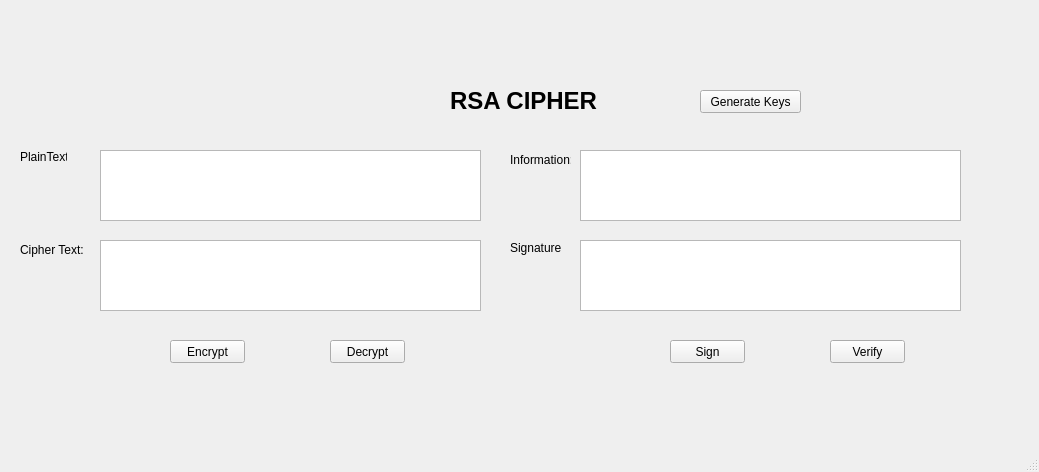
<?xml version="1.0" encoding="UTF-8"?>
<ui version="4.0">
 <class>MainWindow</class>
 <widget class="QMainWindow" name="MainWindow">
  <property name="geometry">
   <rect>
    <x>0</x>
    <y>0</y>
    <width>1039</width>
    <height>472</height>
   </rect>
  </property>
  <property name="windowTitle">
   <string>MainWindow</string>
  </property>
  <widget class="QWidget" name="centralwidget">
   <widget class="QLabel" name="label">
    <property name="geometry">
     <rect>
      <x>450</x>
      <y>70</y>
      <width>151</width>
      <height>61</height>
     </rect>
    </property>
    <property name="font">
     <font>
      <pointsize>18</pointsize>
      <weight>75</weight>
      <bold>true</bold>
     </font>
    </property>
    <property name="text">
     <string>RSA CIPHER</string>
    </property>
   </widget>
   <widget class="QLabel" name="label_2">
    <property name="geometry">
     <rect>
      <x>20</x>
      <y>150</y>
      <width>47</width>
      <height>13</height>
     </rect>
    </property>
    <property name="text">
     <string>PlainText:</string>
    </property>
   </widget>
   <widget class="QLabel" name="label_3">
    <property name="geometry">
     <rect>
      <x>20</x>
      <y>240</y>
      <width>71</width>
      <height>20</height>
     </rect>
    </property>
    <property name="text">
     <string>Cipher Text:</string>
    </property>
   </widget>
   <widget class="QLabel" name="label_4">
    <property name="geometry">
     <rect>
      <x>510</x>
      <y>150</y>
      <width>61</width>
      <height>20</height>
     </rect>
    </property>
    <property name="text">
     <string>Information:</string>
    </property>
   </widget>
   <widget class="QLabel" name="label_5">
    <property name="geometry">
     <rect>
      <x>510</x>
      <y>240</y>
      <width>51</width>
      <height>16</height>
     </rect>
    </property>
    <property name="text">
     <string>Signature:</string>
    </property>
   </widget>
   <widget class="QPushButton" name="btnEn">
    <property name="geometry">
     <rect>
      <x>170</x>
      <y>340</y>
      <width>75</width>
      <height>23</height>
     </rect>
    </property>
    <property name="text">
     <string>Encrypt</string>
    </property>
   </widget>
   <widget class="QPushButton" name="btnDe">
    <property name="geometry">
     <rect>
      <x>330</x>
      <y>340</y>
      <width>75</width>
      <height>23</height>
     </rect>
    </property>
    <property name="text">
     <string>Decrypt</string>
    </property>
   </widget>
   <widget class="QPushButton" name="btnSign">
    <property name="geometry">
     <rect>
      <x>670</x>
      <y>340</y>
      <width>75</width>
      <height>23</height>
     </rect>
    </property>
    <property name="text">
     <string>Sign</string>
    </property>
   </widget>
   <widget class="QPushButton" name="btnVerify">
    <property name="geometry">
     <rect>
      <x>830</x>
      <y>340</y>
      <width>75</width>
      <height>23</height>
     </rect>
    </property>
    <property name="text">
     <string>Verify</string>
    </property>
   </widget>
   <widget class="QPushButton" name="btnKeys">
    <property name="geometry">
     <rect>
      <x>700</x>
      <y>90</y>
      <width>101</width>
      <height>23</height>
     </rect>
    </property>
    <property name="text">
     <string>Generate Keys</string>
    </property>
   </widget>
   <widget class="QTextEdit" name="plaintxt">
    <property name="geometry">
     <rect>
      <x>100</x>
      <y>150</y>
      <width>381</width>
      <height>71</height>
     </rect>
    </property>
   </widget>
   <widget class="QTextEdit" name="ciphertxt">
    <property name="geometry">
     <rect>
      <x>100</x>
      <y>240</y>
      <width>381</width>
      <height>71</height>
     </rect>
    </property>
   </widget>
   <widget class="QTextEdit" name="textEdit_3">
    <property name="geometry">
     <rect>
      <x>580</x>
      <y>150</y>
      <width>381</width>
      <height>71</height>
     </rect>
    </property>
   </widget>
   <widget class="QTextEdit" name="textEdit_4">
    <property name="geometry">
     <rect>
      <x>580</x>
      <y>240</y>
      <width>381</width>
      <height>71</height>
     </rect>
    </property>
   </widget>
  </widget>
  <widget class="QMenuBar" name="menubar">
   <property name="geometry">
    <rect>
     <x>0</x>
     <y>0</y>
     <width>1039</width>
     <height>21</height>
    </rect>
   </property>
  </widget>
  <widget class="QStatusBar" name="statusbar"/>
 </widget>
 <resources/>
 <connections/>
</ui>
